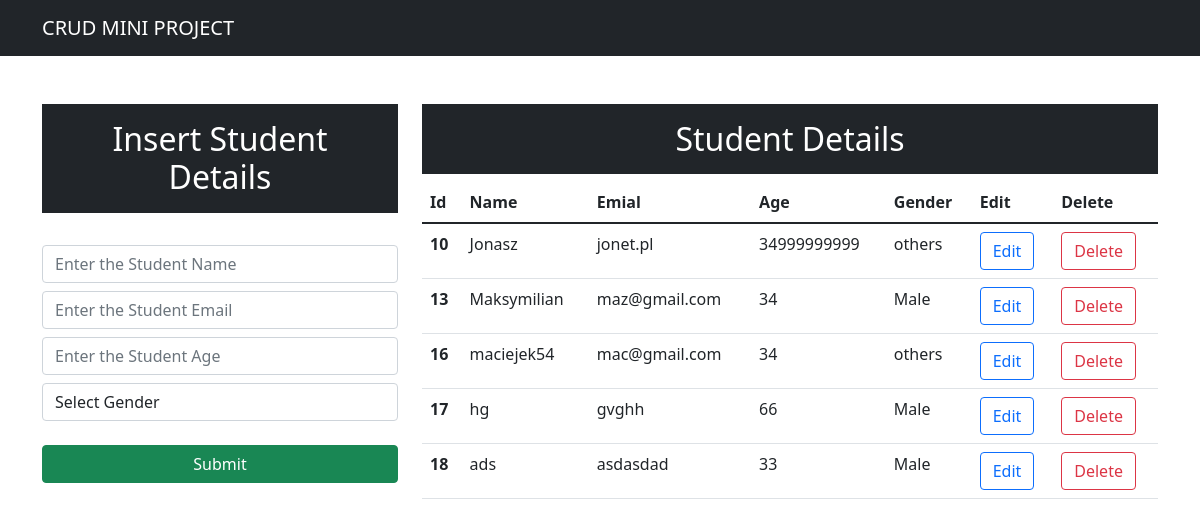
The page / on the database its author committed.
### app/models.py (models this page shows, shortened)
class Student(models.Model):
    name=models.CharField(max_length=25,blank=False,null=False)
    email=models.EmailField()
    age=models.IntegerField()
    gender=models.CharField(max_length=25,blank=False,null=False)

### app/views.py (the view)
# urls.py: path('',views.index,name="index"),
def index(request):
    data= Student.objects.all()
    context={"data":data}
    return render(request, "index.html",context)

### templates/index.html (shortened to what this page needs)
<!DOCTYPE html>
<html lang="en">
  <head>
    <link
      href="https://cdn.jsdelivr.net/npm/bootstrap@5.1.3/dist/css/bootstrap.min.css"
      rel="stylesheet"
    />
  </head>
  <body>
    <nav class="navbar navbar-expand-lg navbar-dark bg-dark">
      <div class="container-md text-center">
        <a class="navbar-brand" href="/">CRUD MINI PROJECT</a>
      </div>
    </nav>
    <div class="container mt-5">
      <div class="row">
        <div class="col-md-4">
          <h2 class="text-white bg-dark text-center p-3">
            Insert Student Details
          </h2>
          <br />
          <form action="/insert" method="post">{% csrf_token %}
            <div class="form-group">
              <input
                type="text"
                class="form-control"
                placeholder="Enter the Student Name"
                name="name"
                required
              />
            </div>
            <div class="form-group">
              <input
                type="text"
                class="form-control mt-2"
                placeholder="Enter the Student Email"
                name="email"
                required
              />
            </div>
            <div class="form-group">
              <input
                type="number"
                class="form-control mt-2"
                placeholder="Enter the Student Age"
                name="age"
                required
              />
              <div class="form-group">
                <select id="gender" class="form-control mt-2" name="gender" required>
                  <option selected>Select Gender</option>
                </select>
              </div>
            </div>
            <br />
            <div class="d-grid gap-2">
              <button class="btn btn-success" type="submit">Submit</button>
            </div>
          </form>
        </div>
        <div class="col-md-8">
          <h2 class="text-center text-white bg-dark p-3">Student Details</h2>
          <table class="table">
            <thead>
              <tr>
                <th scope="col">Id</th>
                <th scope="col">Name</th>
                <th scope="col">Emial</th>
                <th scope="col">Age</th>
                <th scope="col">Gender</th>
                <th scope="col">Edit</th>
                <th scope="col">Delete</th>
              </tr>
            </thead>
            <tbody>
              {% for d in data %}
              <tr>
                <th scope="row">{{d.id}}</th>
                <td>{{d.name}}</td>
                <td>{{d.email}}</td>
                <td>{{d.age}}</td>
                <td>{{d.gender}}</td>
                <td><a type="button" onclick= href="/update/{{d.id}}" class="btn btn-outline-primary">Edit</a></td>
                <td><a type="button" href="/delete/{{d.id}}" class="btn btn-outline-danger">Delete</a></td>
              </tr>
              {% endfor %}
            </tbody>
          </table>
        </div>
      </div>
    </div>
      </body>
    </html>

### rows shown on the page
Student: id "10", name "Jonasz", email "jonet.pl", age "34999999999", gender "others"
Student: id "13", name "Maksymilian", email "maz@gmail.com", age "34", gender "Male"
Student: id "16", name "maciejek54", email "mac@gmail.com", age "34", gender "others"
Student: id "17", name "hg", email "gvghh", age "66", gender "Male"
Student: id "18", name "ads", email "asdasdad", age "33", gender "Male"
